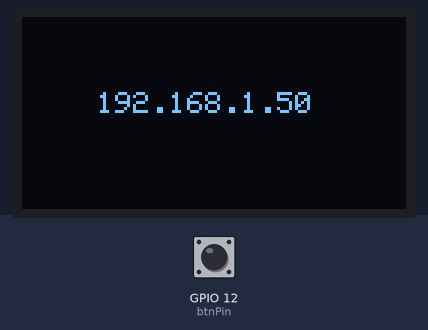
The sketch below on a simulated ESP32. Shown: 128×64 one-colour display. The test bench sets the inputs (shaded band); at power-on: GPIO 12 (btnPin) HIGH. WiFi joins after 1.5 s; servers stay silent unless stated; the local clock reads 2024-03-15 10:24:30 at power-on unless the sketch sets it; what the sketch prints to the serial monitor is not drawn.

Above: at 2.1 s.
5.3 s: GPIO 12 (btnPin) pulled LOW for 3.2 s
At 10.2 s:
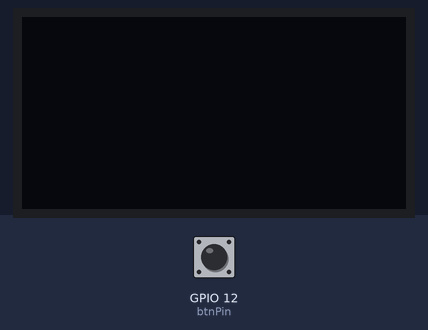
Timing chart, 0 to 11.7 s (numbered marks = the images above; inputs shaded):
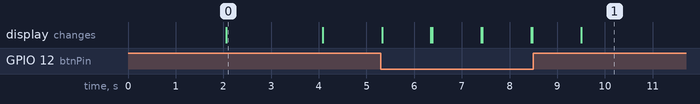

The sketch:

final_script.ino
```cpp
#include <WiFi.h>
#include "time.h"
#include <Wire.h>
#include <Adafruit_GFX.h>
#include <Adafruit_SSD1306.h>

// Setup variables
#define SCREEN_WIDTH 128
#define SCREEN_HEIGHT 64
const char* ssid = "ssid";
const char* pass = "pass";
const char* ntpServer = "pool.ntp.org";
const int btnPin = 12;
const int maxRows = 15;

// HTML variables
const char* htmlPageStart = "<!DOCTYPE html><html><head><title>Time Tracking Big Red Button</title><meta charset='UTF-8' /><meta name='viewport' content='width=device-width, initial-scale=1.0' /><style>table, td, th {border: 2px solid #FFF; text-align: left; color: white; font-family: 'Courier New', Courier, monospace;}table {border-collapse: collapse; width: 100%;} th, td {padding: 15px;}</style></head><body style='background-color: black;'><table><tr><th>Day of week:</th><th>Date:</th><th style='display: none;'>Unix time:</th><th>Local time:</th></tr>";
const char* rowStart = "<tr class='row'><td class='day'></td><td class='date'></td><td class='unix' style='display: none;'>";
char unixTimes[maxRows][20];
int timeIndex = 0;
const char* rowEnd = "</td><td class='local'></td></tr>";
const char* htmlPageEnd = "</table><script>const rows = document.querySelectorAll('.row');const unixTimes = document.querySelectorAll('.unix');const dayOfWeeks = document.querySelectorAll('.day');const dates = document.querySelectorAll('.date');const localTimes = document.querySelectorAll('.local');for (const [i, unixTime] of unixTimes.entries()) {if(Number.isNaN(parseInt(unixTime.innerHTML))){rows[i].style.display = 'none';continue;}rows[i].style.display = '';const date = new Date(parseInt(unixTime.innerHTML) * 1000);const daysOfWeek = ['Sunday', 'Monday', 'Tuesday', 'Wednesday', 'Thursday', 'Friday', 'Saturday'];dayOfWeeks[i].innerHTML = daysOfWeek[date.getDay()];const months = ['January', 'February', 'March', 'April', 'May', 'June', 'July', 'August', 'September', 'October', 'November', 'December'];const monthName = months[date.getMonth()];dates[i].innerHTML = `${monthName} ${date.getDate()}`;const hours = date.getHours();const amOrPm = hours >= 12 ? 'PM' : 'AM';const hours12 = hours % 12 || 12;localTimes[i].innerHTML = `${hours12}:${String(date.getMinutes()).padStart(2, '0')} ${amOrPm}`;}</script></body></html>";

// Unassigned variables
unsigned long currentTime;
char ipAddress[15];

// Setup things
WiFiServer server(80);
Adafruit_SSD1306 display(SCREEN_WIDTH, SCREEN_HEIGHT, &Wire, -1);

void setup(){
	Serial.begin(115200);
	pinMode(btnPin, INPUT_PULLUP);

  if(!display.begin(SSD1306_SWITCHCAPVCC, 0x3C)) {
    Serial.println(F("SSD1306 allocation failed"));
    for(;;);
  }

	WiFi.begin(ssid, pass);
	while(WiFi.status() != WL_CONNECTED){
		delay(500);
		Serial.println(".");
	}

	Serial.println("Connected to Wifi");
	WiFi.localIP().toString().toCharArray(ipAddress, 15);
	configTime(0, 0, ntpServer);
  server.begin();

	delay(500);
  display.clearDisplay();
  display.setTextSize(1);
  display.setTextColor(WHITE);
  display.setCursor(25, 25);
  display.println(ipAddress);
  display.display();
	delay(2000);
  display.clearDisplay();
  display.display();
}

void loop(){
	if(digitalRead(btnPin) == LOW){
    display.setCursor(25, 25);
    display.println(ipAddress);
		display.display();
		currentTime = getTime();
		if(timeIndex == maxRows){
			timeIndex = 0;
		}
    snprintf(unixTimes[timeIndex], 20, "%lu", currentTime);
		timeIndex++;
		delay(1000);
  	display.clearDisplay();
    display.display();
	}

	WiFiClient client = server.available();
	if(client){
    String currentLine = "";
		while(client.connected()){
			if(client.available()){
        char c = client.read();
        if(c == '\n'){
					if(currentLine.length() == 0){
						client.println("HTTP/1.1 200 OK");
						client.println("Content-type: text/html");
						client.println("Connection: close");
						client.println();
						client.print(htmlPageStart);
						int index = timeIndex - 1;
						for(int i = 0; i < maxRows; i++){
							if(index == maxRows){
								index = 0;
							}else if(index == -1){
								index = maxRows - 1;
							}
							client.print(rowStart);
							client.print(unixTimes[index]);
							client.print(rowEnd);
							index--;
						}
						client.print(htmlPageEnd);
						client.println();
            client.stop();
					}else{
						currentLine = "";
					}
        }else if(c != '\r'){
					currentLine += c;
        }
			}
		}
	}
}

unsigned long getTime() {
  time_t now;
  struct tm timeinfo;
  if(!getLocalTime(&timeinfo)){
    return(0);
  }
  time(&now);
  return now;
}
```

Measured:
- what the display in image 0 shows lasts 2.0 s, from 2.1 s to 4.1 s
